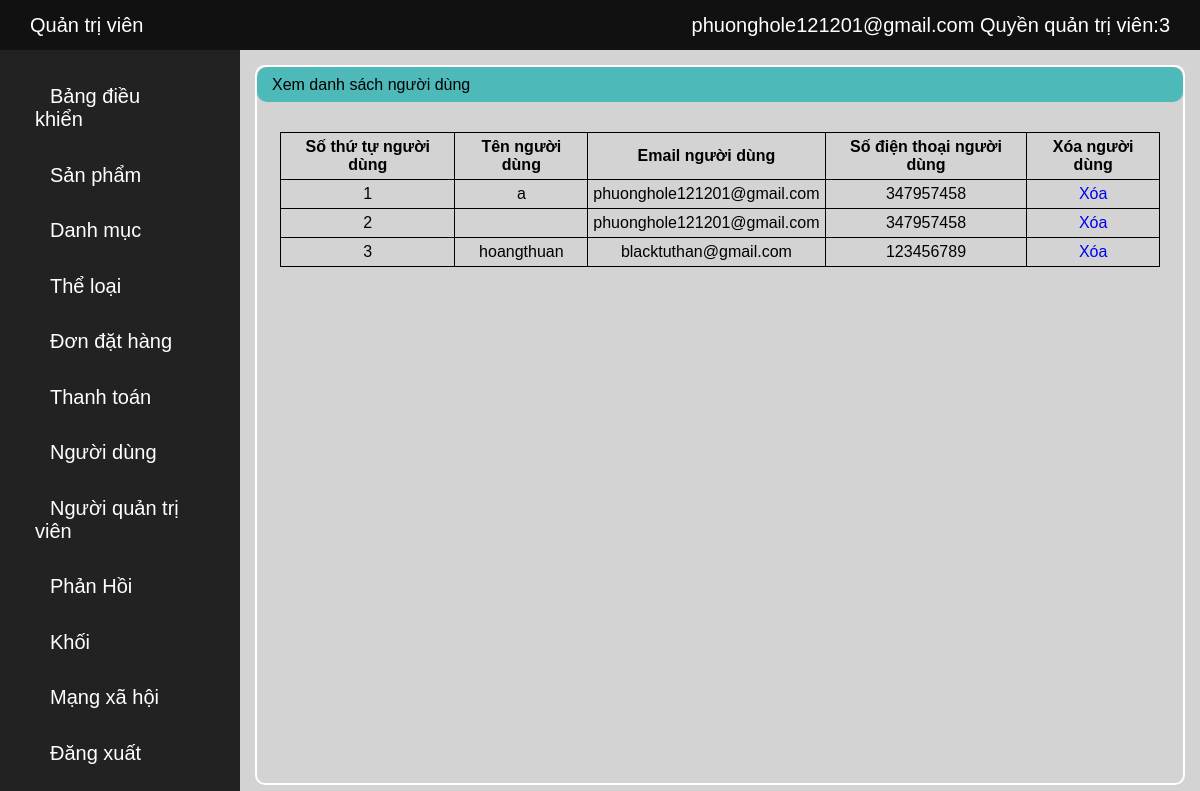
The app's page /admin_user_view.php (signed in) with its own data.
### tables this page shows
CREATE TABLE `ad` (
  `ad_id` int NOT NULL,
  `ad_email` text NOT NULL,
  `ad_pass` text NOT NULL,
  `permission` int NOT NULL
);

CREATE TABLE `user` (
  `user_id` int NOT NULL,
  `user_name` text NOT NULL,
  `user_email` text NOT NULL,
  `user_pass` text NOT NULL,
  `user_phone` int NOT NULL,
  `user_ip` text NOT NULL
);

### admin_user_view.php (the view)
<?php
include('admin_header.php');
include('admin_sidebar.php');
?>
<div class="container">
    <div class="title">
        Xem danh sách người dùng
    </div>
    <table>
        <tr>
            <th>Số thứ tự người dùng</th>
            <th>Tên người dùng</th>
            <th>Email người dùng</th>
            <th>Số điện thoại người dùng</th>
            <th>Xóa người dùng</th>
        </tr>
        <?php
        $sql = "SELECT * FROM `user`";
        $res = mysqli_query($con, $sql);
        $i = 0;
        while ($row = mysqli_fetch_array($res)) {
            $user_id = $row['user_id'];
            $user_name = $row['user_name'];
            $user_email = $row['user_email'];
            $user_phone = $row['user_phone'];
            $i++;
            echo "
            <tr>
                <td>$i</td>
                <td>$user_name</td>
                <td>$user_email</td>
                <td>$user_phone</td>
                <td>
                    <a href='admin_user_delete.php?user_id=$user_id'>Xóa</a>
                </td>
            </tr>
            ";
        }
        ?>
    </table>
</div>
<?php
include('admin_footer.php');
?>

### admin_header.php (shortened to what this page needs)
<?php
include('db.php');
?>
<!DOCTYPE html>
<html lang="en">
<head>
    <link rel="stylesheet" href="css/admin_style.css" />
    <link rel="stylesheet" href="https://cdnjs.cloudflare.com/ajax/libs/font-awesome/4.7.0/css/font-awesome.min.css" />
</head>
<body>
    <div class="header">
        <div class="header__logo">Quản trị viên </div>
        <div class="header__user">
            <?php
            echo $_SESSION['ad_email'];
            if (isset($_SESSION['ad_email'])) {
                $ad_email=$_SESSION['ad_email'];
                $sql = "SELECT * from `ad` where ad_email='$ad_email'";
                $res = mysqli_query($con, $sql);
                $row = mysqli_fetch_array($res);
                $permission= $row['permission'];
                echo " Quyền quản trị viên:".$permission;
            }
            ?>
        </div>
    </div>

### css/admin_style.css (style rules this page uses)
* { padding: 0; margin: 0; box-sizing: border-box; }
body { display: flex; overflow-x: hidden; font-family: Arial, sans-serif; background-color: lightgray; display: flex; flex-wrap: wrap; }
a { text-decoration: none; }
.container { flex: 10; display: flex; align-items: center; flex-wrap: wrap; border-radius: 10px; border: 2px solid white; flex-direction: column; margin: 15px; min-height: 80vh; }
.container .title { width: 100%; background-color: rgb(77, 185, 185); height: 35px; display: flex; align-items: center; padding-left: 15px; border-radius: 10px; }
.header { display: flex; position: sticky; top: 0; width: 100%; background-color: #111111; align-items: center; color: white; padding: 0 30px; height: 50px; font-size: 20px; justify-content: space-between; }
.container table { margin-top:30px; border-collapse: collapse; width:95%; }
.container td, .container th { text-align: center; border:1px solid black; padding: 5px; }

### records on screen
ad: permission "3"
user: user_name "a", user_email "phuonghole121201@gmail.com", user_phone "347957458"
user: user_email "phuonghole121201@gmail.com", user_phone "347957458"
user: user_name "hoangthuan", user_email "blacktuthan@gmail.com", user_phone "123456789"

### other values on screen
$_SESSION['ad_email'] "phuonghole121201@gmail.com"
